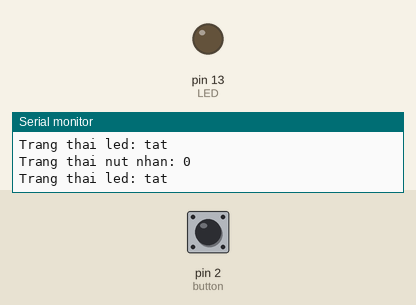
This sketch was run on a simulated Arduino Uno, built with avr-gcc and run on an emulated ATmega328P. On the bench: output pins drawn as LEDs (lit = HIGH), the last lines printed to the serial monitor. The test bench sets the inputs (shaded band); at power-on: pin 2 (button) HIGH.

Above: at 1.2 s.
1.3 s: pin 2 (button) pulled LOW for 1 s
At 2.1 s:
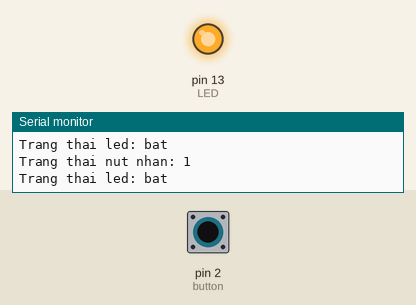
4.0 s: pin 2 (button) pulled LOW for 3.2 s
At 8.0 s:
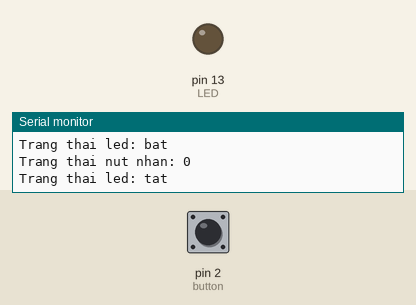
Timing chart, 0 to 9.5 s (numbered marks = the images above; inputs shaded):
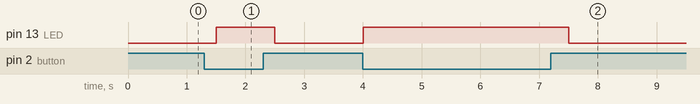

Measured:
- after the input at 1.3 s, pin 13 (LED): LOW → HIGH after 0.20 s, → LOW 1.0 s later
- after the input at 4.0 s, pin 13 (LED): LOW → HIGH at once, → LOW 3.5 s later

The sketch:

bai3_1.ino
```cpp
/*
Nguyen Thanh Luan - K74A2 KT&CN

Bai 3.1:
Lap trinh doc trang thai nut an va dieu khien led theo qui tac:
  - Khi nhan nut -> led bat
  - Thoi nhan nut -> led tat.
Hien thi tren Serial Monitor thong tin o dang sau:
  - Trang thai nut an: (1 - nhan, 0 - khong nhan).
  - Trang thai led: (bat / tat)
*/
const byte button = 2;
const byte LED = 13;
volatile bool led_state = false;

void setup() {
  Serial.begin(9600);
  pinMode(button, INPUT_PULLUP);
  pinMode(LED, OUTPUT);

  attachInterrupt(digitalPinToInterrupt(button), nut_nhan, CHANGE);
}

void nut_nhan() {
  led_state = !digitalRead(button);
}

void loop() {
  digitalWrite(LED, led_state);

  Serial.print("Trang thai nut nhan: ");
  Serial.println(led_state);

  Serial.print("Trang thai led: ");
  if (led_state == 1) {
    Serial.println("bat");
  } else {
    Serial.println("tat");
  }

  delay(500);
}
```
